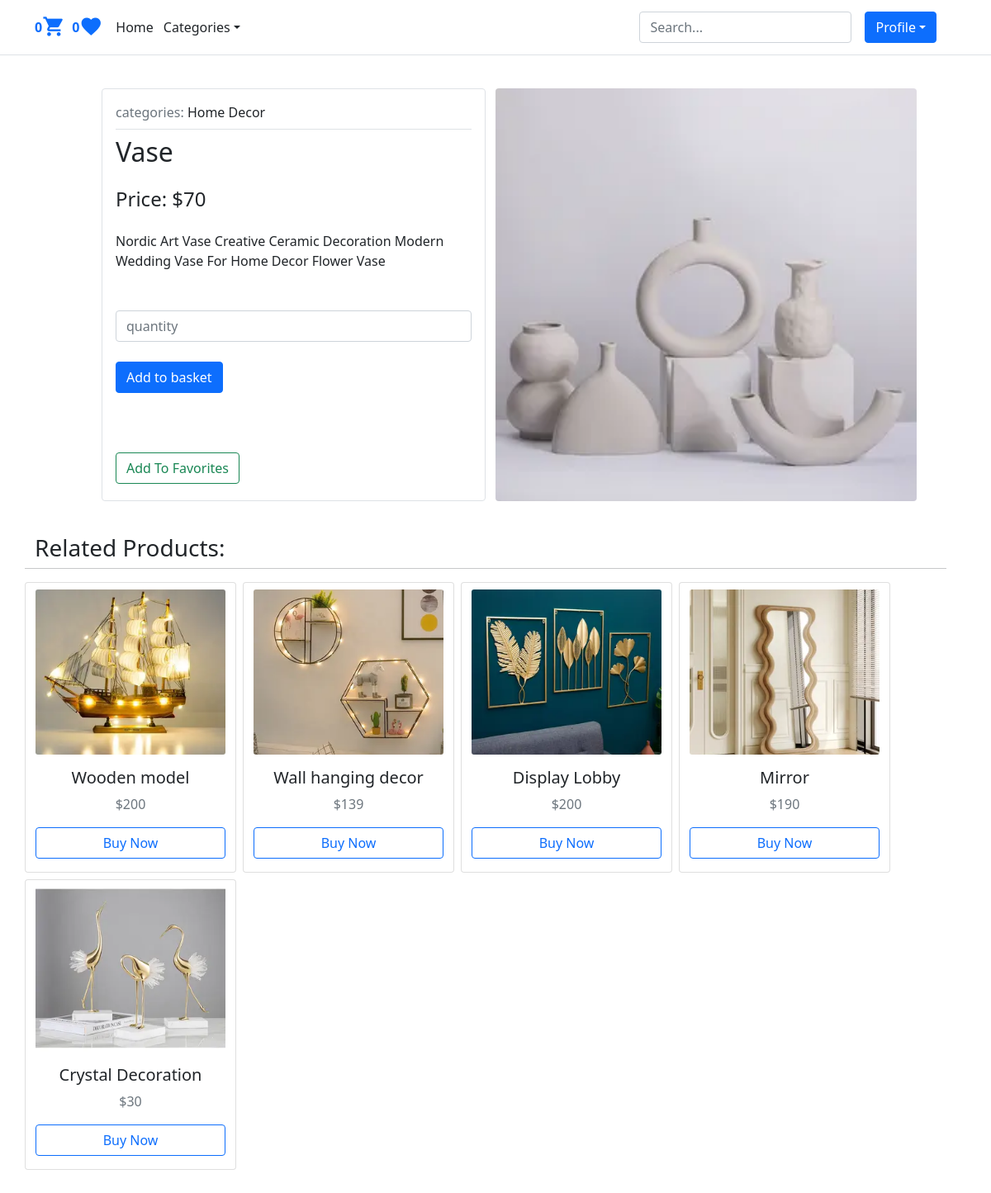
/vase (signed in), run on the app's committed database.
### accounts/models.py (models this page shows, shortened)
class User(AbstractBaseUser):
    email = models.EmailField(max_length=100, unique=True)
    full_name = models.CharField(max_length=100)
    is_admin = models.BooleanField(default=False)
    is_active = models.BooleanField(default=True)
    likes = models.ManyToManyField(Product, blank=True, related_name='likes')
    is_manager = models.BooleanField(default=False)
    objects = UserManager()
    USERNAME_FIELD = 'email'
    REQUIRED_FIELDS = ['full_name']
    def get_likes_count(self):
        return self.likes.count()

### shop/models.py (models this page shows, shortened)
class Product(models.Model):
    category = models.ForeignKey(Category, on_delete=models.CASCADE, related_name='category')
    image = models.ImageField(upload_to='products')
    title = models.CharField(max_length=250)
    description = models.TextField()
    price = models.IntegerField()
    date_created = models.DateTimeField(auto_now_add=True)
    slug = models.SlugField(unique=True)
    class Meta:
        ordering = ('-date_created',)
    def get_absolute_url(self):
        return reverse('shop:product_detail', kwargs={'slug':self.slug})

class Category(models.Model):
    title = models.CharField(max_length=200)
    sub_category = models.ForeignKey(
        'self', on_delete=models.CASCADE,
        related_name='sub_categories', null=True, blank=True
    )
    is_sub = models.BooleanField(default=False)
    slug = models.SlugField(max_length=200, unique=True)
    def __str__(self):
        return self.title

### shop/views.py (the view)
# urls.py: path('<slug:slug>', views.product_detail, name='product_detail'),
def product_detail(request, slug):
	form = QuantityForm()
	product = get_object_or_404(Product, slug=slug)
	related_products = Product.objects.filter(category=product.category).all()[:5]
	context = {
		'title':product.title,
		'product':product,
		'form':form,
		'favorites':'favorites',
		'related_products':related_products
	}
	if request.user.likes.filter(id=product.id).first():
		context['favorites'] = 'remove'
	return render(request, 'product_detail.html', context)

### cart/forms.py
class QuantityForm(forms.Form):
    quantity = forms.IntegerField(label='',
        min_value=1, max_value=9, widget=forms.NumberInput(
            attrs={'class': 'form-control mt-1','placeholder': 'quantity'}
        )
    )

### cart/utils/cart.py (called while the page is built)
    def __iter__(self):
        product_ids = self.cart.keys()
        products = Product.objects.filter(id__in=product_ids)
        cart = self.cart.copy()
        for product in products:
            cart[str(product.id)]['product'] = product
        for item in cart.values():
            item['total_price'] = int(item['price']) * int(item['quantity'])
            yield item

    def add_cart_session(self):
        cart = self.session.get(CART_SESSION_ID)
        if not cart:
            cart = self.session[CART_SESSION_ID] = {}
        return cart

### online_shop/context_processors.py (called while the page is built)
def return_cart(request):
    cart = len(list(Cart(request)))
    return {'cart_count': cart}

def return_categories(request):
    categories = Category.objects.all()
    return {'categories': categories}

### shop/templates/product_detail.html (shortened to what this page needs)
{% extends 'base.html' %}
{% block content %}
<div class="row mb-3 mt-4">
    <div class="col-md-1"></div>
    <div class="col-md-5 p-3 border rounded">
        <div class="border-bottom mb-2 pb-2">
            <span class="text-muted ">categories:</span><a class="text-decoration-none text-dark" href="{% url 'shop:filter_by_category' product.category.slug %}"> {{product.category}}</a>
        </div>
        <h2>{{ product.title }}</h2>
        <h4 class="mt-4 text-dark">Price: ${{ product.price }}</h4>
        <div class="mt-4 pe-3 mb-5">{{ product.description }}</div>
        <form method="post" action="{% url 'cart:add_to_cart' product.id %}">
            {{ form }}
            <input type="submit" class="btn btn-primary mt-4" value="Add to basket">
        </form>
        <br>
        {% if favorites == 'remove' %}
        <a href="{% url 'shop:remove_from_favorites' product.id %}" class="btn btn-outline-danger mt-5 text-capitalize ">{{favorites}} from favorites</a>
        {% else %}
        <a href="{% url 'shop:add_to_favorites' product.id %}" class="btn btn-outline-success mt-5 text-capitalize ">add to {{favorites}}</a>
        {% endif %}
    </div>
    <div class="col-md-6">
        <img style="object-fit: cover;" class="rounded" src="{{ product.image.url }}" width="510" height="500">
    </div>
</div>
<div class="row mt-4 mb-4">
    <h3>Related Products:</h3><hr>
    {% for p in related_products %}
        {% if p != product %}
            <div class="card me-2 mb-2" style="width: 16rem;">
                <img style="object-fit: cover;" class="card-img mt-2" width="268" height="200" src="{{ p.image.url }}">
                <div class="mt-3 text-center">
                <h5 class="card-title">{{ p.title }}</h5>
                <p class="text-muted">${{ p.price }}</p>
                <a href="{{ p.get_absolute_url }}" class="mb-3 btn btn-outline-primary w-100">Buy Now</a>
                </div>
            </div>
        {% endif %}
    {% endfor %}
</div>
{% endblock %}

### shop/templates/base.html (shortened to what this page needs)
{% load static %}
<!DOCTYPE html>
<html lang="en">
<head>
    <link href="https://cdn.jsdelivr.net/npm/bootstrap@5.1.3/dist/css/bootstrap.min.css" rel="stylesheet">
</head>
<body>
  <header class="p-2 border-bottom">
    <div class="container">
      <div class="d-flex flex-wrap align-items-center justify-content-center justify-content-lg-start">
        {% if request.user.is_authenticated %}
        <b class="text-primary">{{ cart_count }}</b>
        {% endif %}
        <a href="{% url 'cart:show_cart' %}" class="text-primary mt-2 me-2"><i class="material-icons h3">&#xe8cc;</i></a>
        {% if request.user.is_authenticated %}
        <b class="text-primary">{{ request.user.get_likes_count}}</b>
        {% endif %}
        <a href="{% url 'shop:favorites' %}" class="text-primary mt-2 me-2"><i class="material-icons h3">&#xe87d;</i></a>
        <ul class="nav col-12 col-lg-auto me-lg-auto mb-2 justify-content-center mb-md-0">
          <li><a href="{% url 'shop:home_page' %}" class="nav-link px-2 text-dark">Home</a></li>
          <div class="dropdown text-end">
            <a href="#" class=" mt-2 me-1 ms-1 text-dark d-block link-dark text-decoration-none dropdown-toggle"id="dropdownUser1" data-bs-toggle="dropdown" aria-expanded="false">Categories</a>
          </div>
        </ul>
        <form class="col-12 col-lg-auto mb-3 mb-lg-0 me-lg-3" action="{% url 'shop:search' %}">
          <input name="q" type="search" class="form-control form-control-dark" placeholder="Search..." aria-label="Search">
        </form>
        {% if request.user.is_authenticated %}
        <div class="dropdown text-end">
          <a href="#" class="btn btn-primary text-white me-4 d-block link-dark text-decoration-none dropdown-toggle"id="dropdownUser1" data-bs-toggle="dropdown" aria-expanded="false">Profile</a>
        </div>
        {% else %}
        <div class="text-end">
          <a href="{% url 'accounts:user_login' %}" class="btn btn-outline-primary me-2">Login</a>
          <a href="{% url 'accounts:user_register' %}" class="btn btn-primary">Sign-up</a>
        </div>
        {% endif %}
      </div>
    </div>
  </header>
    <main class="container">
        <div class="row mt-3">
          {% block content %}{% endblock %}
        </div>
      </main>
</body>
</html>

### data on the page
User: user.get_likes_count "0"
Product: category "Home Decor", title "Vase", price "70", description "Nordic Art Vase Creative Ceramic Decoration Modern Wedding Vase For Home Decor Flower Vase", image (picture)
Product: image (picture), title "Wooden model", price "200"
Product: image (picture), title "Wall hanging decor", price "139"
Product: image (picture), title "Display Lobby", price "200"
Product: image (picture), title "Mirror", price "190"
Product: image (picture), title "Crystal Decoration", price "30"

### other printed values
{{ cart_count }} "0"
{{ favorites }} "Favorites"
